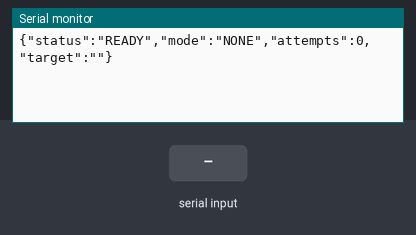
A sketch run on a simulated Arduino Uno, built with avr-gcc and run on an emulated ATmega328P. On the bench: the last lines printed to the serial monitor. Inputs (shaded band) come from the test bench.

Above: at 1.2 s.
1.3 s: "SET TARGET\n" received over Serial
At 1.8 s:
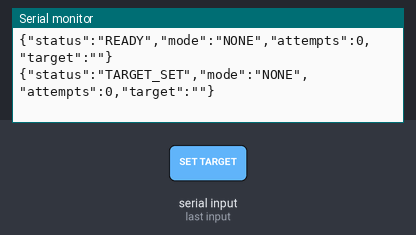
2.8 s: "SET DICT\n" received over Serial
At 4.0 s:
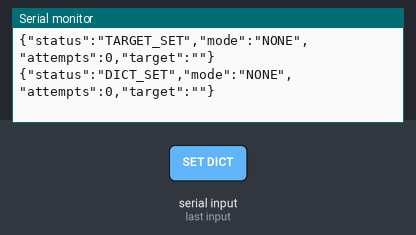
4.3 s: "START BF\n" received over Serial
At 5.3 s:
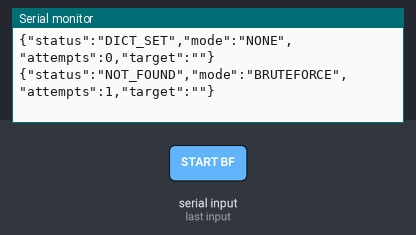
5.8 s: "START DICT\n" received over Serial
At 6.5 s:
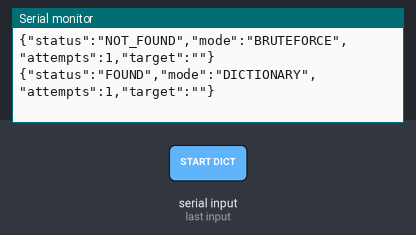
7.3 s: "START MASK\n" received over Serial
At 8.5 s:
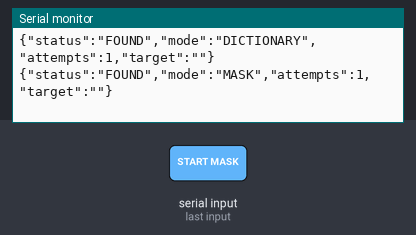
8.8 s: "STOP\n" received over Serial
At 9.7 s:
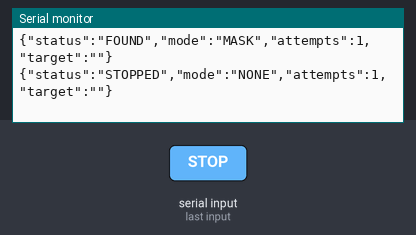

Measured:
- after the input at 1.3 s, the serial monitor: prints a new line at once (image 1)
- after the input at 2.8 s, the serial monitor: prints a new line at once (image 2)
- after the input at 4.3 s, the serial monitor: prints a new line at once (image 3)
- after the input at 5.8 s, the serial monitor: prints a new line at once (image 4)
- after the input at 7.3 s, the serial monitor: prints a new line at once (image 5)
- after the input at 8.8 s, the serial monitor: prints a new line at once (image 6)

The sketch:

passwordcrack.ino
```cpp
/*
   ARDUINO PASSWORD CRACKER SIMULATOR — PACK A
   Optimized for Arduino UNO (low RAM)
   Supports:
   - Brute Force (numeric)
   - Dictionary Attack (dashboard sends dictionary)
   - Mask Attack (?d = digit, ?l = lowercase, ?u = uppercase)
   - JSON status output for dashboard
*/

String targetPassword = "";
bool cracking = false;
bool stopFlag = false;

unsigned long attempts = 0;
unsigned long startTime = 0;

// Dictionary storage (UNO limited)
#define MAX_DICT 40
String dict[MAX_DICT];
int dictCount = 0;

String mask = "";
bool maskMode = false;

// --------------------- UTILITY -----------------------
void sendJSON(const char *status, const char *mode) {
  Serial.print("{\"status\":\"");
  Serial.print(status);
  Serial.print("\",\"mode\":\"");
  Serial.print(mode);
  Serial.print("\",\"attempts\":");
  Serial.print((unsigned long)attempts);
  Serial.print(",\"target\":\"");
  Serial.print(targetPassword);
  Serial.println("\"}");
}

// Pads numbers (e.g., 7 → 0007)
String padNum(unsigned long n, int len) {
  String s = String(n);
  while (s.length() < len) s = "0" + s;
  return s;
}

// --------------------- BRUTE FORCE ---------------------
void runBruteForce() {
  cracking = true;
  stopFlag = false;
  attempts = 0;
  startTime = millis();

  int len = targetPassword.length();
  unsigned long maxRange = 1;
  for (int i = 0; i < len; i++) maxRange *= 10;

  for (unsigned long n = 0; n < maxRange; n++) {
    if (stopFlag) break;

    attempts++;
    String cand = padNum(n, len);

    if (cand == targetPassword) {
      sendJSON("FOUND", "BRUTEFORCE");
      cracking = false;
      return;
    }

    if (attempts % 200 == 0) sendJSON("RUNNING", "BRUTEFORCE");
  }

  sendJSON("NOT_FOUND", "BRUTEFORCE");
  cracking = false;
}

// --------------------- DICTIONARY ---------------------
void runDictionary() {
  cracking = true;
  stopFlag = false;
  attempts = 0;
  startTime = millis();

  for (int i = 0; i < dictCount; i++) {
    if (stopFlag) break;

    attempts++;

    if (dict[i] == targetPassword) {
      sendJSON("FOUND", "DICTIONARY");
      cracking = false;
      return;
    }

    if (attempts % 5 == 0) sendJSON("RUNNING", "DICTIONARY");
  }

  sendJSON("NOT_FOUND", "DICTIONARY");
  cracking = false;
}

// --------------------- MASK ATTACK ---------------------
char nextChar(char type, char current) {
  if (type == 'd') { // digits
    if (current < '0' || current > '9') return '0';
    if (current == '9') return 0;
    return current + 1;
  }
  if (type == 'l') { // lowercase
    if (current < 'a' || current > 'z') return 'a';
    if (current == 'z') return 0;
    return current + 1;
  }
  if (type == 'u') { // uppercase
    if (current < 'A' || current > 'Z') return 'A';
    if (current == 'Z') return 0;
    return current + 1;
  }
  return 0;
}

void runMask() {
  cracking = true;
  stopFlag = false;
  attempts = 0;

  int L = mask.length();
  char cand[10];
  char type[10];

  for (int i = 0; i < L; i++) {
    if (mask[i] == '?') {
      char t = mask[i + 1];
      type[i] = t;
      if (t == 'd') cand[i] = '0';
      else if (t == 'l') cand[i] = 'a';
      else if (t == 'u') cand[i] = 'A';
      i++;
    }
  }

  cand[L] = '\0';

  while (!stopFlag) {
    attempts++;

    if (String(cand) == targetPassword) {
      sendJSON("FOUND", "MASK");
      cracking = false;
      return;
    }

    if (attempts % 100 == 0) sendJSON("RUNNING", "MASK");

    // increment
    for (int p = L - 1; p >= 0; p--) {
      if (mask[p] == '?') {
        char t = type[p];
        char next = nextChar(t, cand[p]);
        if (next == 0) {
          if (t == 'd') cand[p] = '0';
          if (t == 'l') cand[p] = 'a';
          if (t == 'u') cand[p] = 'A';
        } else {
          cand[p] = next;
          break;
        }
      }
      if (p == 0) { stopFlag = true; break; }
    }
  }

  sendJSON("NOT_FOUND", "MASK");
  cracking = false;
}

// --------------------- COMMAND HANDLER ---------------------
void processCmd(String cmd) {
  cmd.trim();

  // SET TARGET
  if (cmd.startsWith("SET TARGET")) {
    targetPassword = cmd.substring(11);
    targetPassword.trim();
    sendJSON("TARGET_SET", "NONE");
    return;
  }

  // SET DICT
  if (cmd.startsWith("SET DICT")) {
    String list = cmd.substring(9);
    dictCount = 0;

    int start = 0;
    while (true) {
      int comma = list.indexOf(',', start);
      if (comma == -1) {
        dict[dictCount++] = list.substring(start);
        break;
      }
      dict[dictCount++] = list.substring(start, comma);
      start = comma + 1;
      if (dictCount >= MAX_DICT) break;
    }
    sendJSON("DICT_SET", "NONE");
    return;
  }

  // START BF
  if (cmd == "START BF") {
    runBruteForce();
    return;
  }

  // START DICT
  if (cmd == "START DICT") {
    runDictionary();
    return;
  }

  // START MASK
  if (cmd.startsWith("START MASK")) {
    mask = cmd.substring(10);
    mask.trim();
    runMask();
    return;
  }

  // STOP
  if (cmd == "STOP") {
    stopFlag = true;
    cracking = false;
    sendJSON("STOPPED", "NONE");
    return;
  }

  // STATUS
  if (cmd == "STATUS") {
    sendJSON("STATUS", "NONE");
    return;
  }
}

// --------------------- MAIN LOOP ---------------------
String buffer = "";

void setup() {
  Serial.begin(9600);
  sendJSON("READY", "NONE");
}

void loop() {
  while (Serial.available()) {
    char c = Serial.read();
    if (c == '\n') {
      processCmd(buffer);
      buffer = "";
    } else {
      buffer += c;
    }
  }
}
```
